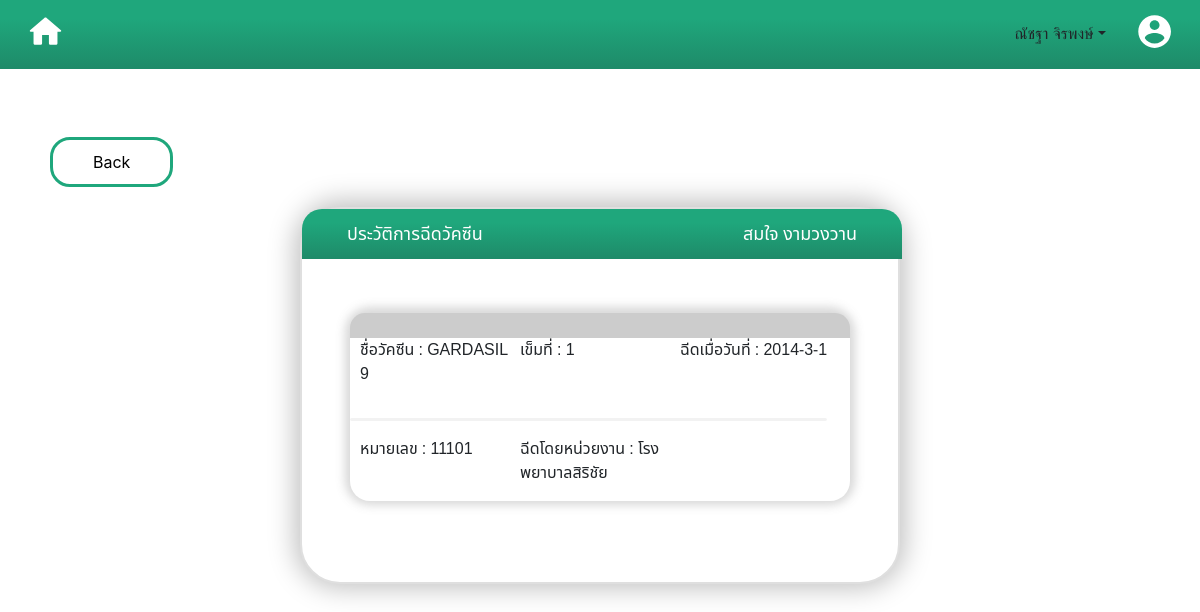
/vaccine.php?user_id=80907 (signed in), run on the app's committed database.
### tables this page shows
CREATE TABLE `patient` (
  `user_id` int(13) NOT NULL,
  `fname` varchar(255) NOT NULL,
  `lname` varchar(255) NOT NULL,
  `birthday` date NOT NULL,
  `weight` int(11) NOT NULL,
  `height` int(11) NOT NULL,
  `day_latest` date NOT NULL,
  `hs_name` varchar(255) NOT NULL,
  `department` varchar(255) NOT NULL,
  `doc_name` varchar(255) NOT NULL,
  `doc_id` int(11) NOT NULL,
  `pulse` int(11) NOT NULL,
  `results` text NOT NULL,
  `med_recieve` text NOT NULL,
  `meder_name` varchar(255) NOT NULL,
  `meder_id` int(11) NOT NULL,
  `appointment` text NOT NULL,
  `tracking` text NOT NULL,
  `danger_med` text NOT NULL,
  `med_continuous` text NOT NULL
);

CREATE TABLE `vaccine` (
  `user_id` int(13) NOT NULL,
  `nm_vac` text NOT NULL,
  `num_vac` int(11) NOT NULL,
  `date_vac` text NOT NULL,
  `id_vac` int(11) NOT NULL,
  `agency_vac` text NOT NULL
);

### database/connect.php (called while the page is built, shortened)
<?php
$host = "localhost";
$usr = "root";
$pass = "";
$db = "supmed";
$dsn = "mysql:host=$host;dbname=$db;charset=utf8";
require_once "database/controller.php";
try{
    $pdo = new PDO($dsn, $usr, $pass);
    $pdo->setAttribute(PDO::ATTR_ERRMODE, PDO::ERRMODE_EXCEPTION);
}catch(PDOException $e){
    echo $e->getMessage();
}
$controller = new Controller($pdo);
?>

### database/controller.php (called while the page is built)
<?php
class Controller{
    private $db;
    function __construct($conn){
        $this->db=$conn;
    }
    function getDetails($user_id){
        try {
            $sql = "SELECT * FROM patient WHERE user_id = :user_id";
            $stmt = $this->db->prepare($sql);
            $stmt->bindParam(":user_id", $user_id, PDO::PARAM_STR);
            $stmt->execute();
            $result = $stmt->fetch(PDO::FETCH_ASSOC);
            return $result;
        } catch (PDOException $e) {
            echo $e->getMessage();
            return false;
        }
    }
}
?>

### vaccine.php (the view, shortened to what this page needs)
<?php
require_once "layout/header.php";
require_once "database/controller.php";
require_once "database/connect.php";
$userID = $_GET["user_id"];
$result = $controller->getDetails($userID);
$sql = "SELECT * FROM vaccine WHERE user_id = :user_id";
$stmt = $pdo->prepare($sql);
$stmt->bindParam(':user_id', $userID, PDO::PARAM_INT);
$stmt->execute();
$vaccineData = $stmt->fetchAll(PDO::FETCH_ASSOC);
?>
<br>
<br>
<div class="button-back"><a href="old-record.php?user_id=<?php echo $userID;?>"><button>Back</button></a>
</div>
<div class="contain-main-vaccine">
    <div class="container-vaccine">
        <div class="top-con">
            <div class="text-topic-vaccine">
                <p class="record-text">ประวัติการฉีดวัคซีน</p>
                <p class="fullname"><?php echo $result['fname']," ",$result['lname'];?></p>
            </div>
        </div>
        <br> <br>
        <?php if (empty($vaccineData)) : ?>
            <div class="sub-container-vaccine">
                <div class="top-sub"></div>
                <div class="vaccine-detail">
                    <p>No vaccine data available</p>
                </div>
            </div>
        <?php else : ?>
            <?php foreach ($vaccineData as $vaccine) : ?>
                <div class="sub-container-vaccine">
                    <div class="top-sub"></div>
                    <div class="vaccine-detail">
                        <p>ชื่อวัคซีน : <?php echo $vaccine['nm_vac']; ?></p>
                        <p>เข็มที่ : <?php echo $vaccine['num_vac']; ?></p>
                        <p>ฉีดเมื่อวันที่ : <?php echo $vaccine['date_vac']; ?></p>
                    </div>
                    <hr class="bar-hr">
                    <div class="vaccine-detail">
                        <p>หมายเลข : <?php echo $vaccine['id_vac']; ?></p>
                        <p>ฉีดโดยหน่วยงาน : <?php echo $vaccine['agency_vac']; ?></p>
                    </div>
                </div>
                <br> <br> <br>
            <?php endforeach; ?>
        <?php endif; ?>
    </div>
</div>
</body>
</html>

### css/vaccine-style.css (style rules this page uses)
.contain-main-vaccine { display: flex; flex-direction: row; }
.container-vaccine { width: 600px; height: auto; background: white; border: 2px solid rgb(223, 223, 223); border-radius: 40px; backdrop-filter: blur(15px); box-shadow: 0px -1px 26.100000381469727px 5px rgba(0, 0, 0, 0.25); margin: auto auto; height: auto; font-family: 'Noto Sans Thai', sans-serif; font-size: 18px; }
.top-con { border-top-left-radius:20px; border-top-right-radius:20px; background: linear-gradient(180deg, #1FA77C 27.08%, #1E8B69 97.92%);; width: 100%; height: 50px; color: white; padding-top: 12px; }
.text-topic-vaccine { display: flex; flex-direction: row; justify-content: space-between; padding-left: 45px; padding-right: 45px; align-items: center; }
.sub-container-vaccine { width: 500px; height: auto; background: white; border: 0px solid rgb(223, 223, 223); border-radius: 20px; backdrop-filter: blur(5px); box-shadow: 0px -1px 10px 5px rgba(101, 101, 101, 0.25); margin: auto auto; height: auto; }
.vaccine-detail { display: grid; grid-template-columns: repeat(3, 1Fr); padding-left: 10px; padding-right: 10px; font-size: small; font-size: 16px; }
.top-sub { border-top-left-radius:15px; border-top-right-radius:15px; background-color: #cccccc; width: 100%; height: 25px; color: white; padding: 0; }
.bar-hr { width: 95%; height: 2px; border-radius: 5px; background-color: #cccccc; border: 1px solid #cccccc; }

### css/btn-back.css (style rules this page uses)
.button-back button { margin: 20px 50px; padding: 10px 40px; border: 3px solid #1FA77C; background: none; border-radius: 20px; transition: all 0.5s; }
.button-back a { text-decoration: none; color: black; }

### css/treat.css (style rules this page uses)
.top-con { border-top-left-radius:20px; border-top-right-radius:20px; background: linear-gradient(180deg, #1FA77C 27.08%, #1E8B69 97.92%);; width: 600px; height: 50px; color: white; }

### data on the page
patient: fname "สมใจ", lname "งามวงวาน"
vaccine: nm_vac "GARDASIL 9", num_vac "1", date_vac "2014-3-1", id_vac "11101", agency_vac "โรงพยาบาลสิริชัย"

### other printed values
$_SESSION['username'] "ณัชฐา จิรพงษ์"
